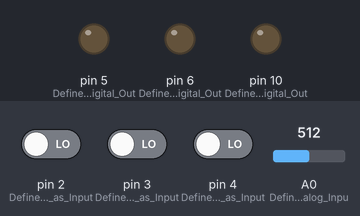
A sketch run on a simulated Arduino Uno, built with avr-gcc and run on an emulated ATmega328P. On the bench: output pins drawn as LEDs (lit = HIGH). The test bench sets the inputs (shaded band); at power-on: A0 (Define_PIN_as_Analog_Inpu) = 512, pin 2 (Define_PIN_as_Input) LOW, pin 3 (Define_PIN_as_Input) LOW, pin 4 (Define_PIN_as_Input) LOW.

Above: at 1.2 s.
1.3 s: A0 (Define_PIN_as_Analog_Inpu) set to 107
2.8 s: A0 (Define_PIN_as_Analog_Inpu) set to 95
At 3.9 s:
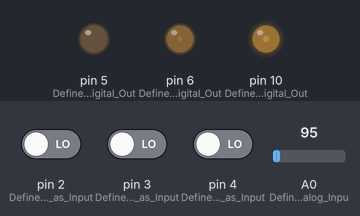
4.3 s: pin 2 (Define_PIN_as_Input) driven HIGH
At 4.47 s:
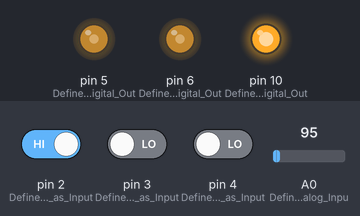
Timing chart, 0 to 4.6 s (numbered marks = the images above; inputs shaded):
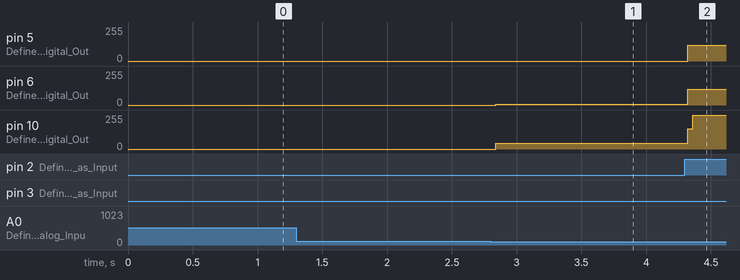

Measured:
- after the input at 2.8 s, pin 6 (Define_PIN_as_Digital_Out): 0/255 → 6/255 at once; pin 10 (Define_PIN_as_Digital_Out): 0/255 → 45/255 at once

The sketch:

main.ino
```cpp
//***************************************************************************************
//**************** ARDUINO CODE FOR SMART STREET LIGHT **********************************
//***************************************************************************************
// Authors -
// 1. Ramanpreet Kaur
// 2. Shikha Singhal
// 3. Simran Priyashi
// 4. Trishna Aryal
//*********************************** DECLARATIONS **************************************

int ir1=2;                                  //IR Sensor 1
int ir2=3;                                  //IR Sensor 2
int ir3=4;                                  //IR Sensor 3
int led1=5;                                 //Output LEDs 1
int led2=6;                                 //Output LEDs 2
int led3=10;       //Output LEDs 3

//*************************************** VOID SETUP ***********************************
void setup()
{
    pinMode(2,INPUT);                       //Define PIN as Input
    pinMode(3,INPUT);                       //Define PIN as Input
    pinMode(4,INPUT);                       //Define PIN as Input
    pinMode(5,OUTPUT);                      //Define PIN as Digital Output
    pinMode(6,OUTPUT);                      //Define PIN as Digital Output
    pinMode(10,OUTPUT);                     //Define PIN as Digital Output
    pinMode(A0,INPUT);                      //Define PIN as Analog Input
    Serial.begin(9600);                     //Define Baudrate for Serial Communication
}

//*************************************** VOID LOOP ***********************************
void loop()
{
    int ir1value=digitalRead(2);            //Detect Presence of Vehicle by IR Sensors (Respective irValue will become high)
    int ir2value=digitalRead(3);
    int ir3value=digitalRead(4);
    int sensorvalue=analogRead(A0);         //Read input from LDR to detect presence of light outside or day time

    if(sensorvalue<=100&&sensorvalue>0)     //Turn ON Lights only if light density is dim outside
    {
        analogWrite(5,300);                 //Analog Control to control intensity of street light
        analogWrite(6,300);
        analogWrite(10,300);
        if(ir1value==1)                     //Vehicle is detected by IR sensor
        {
            digitalWrite(5,HIGH);
            digitalWrite(6,HIGH);
        }
        else if(ir2value==1)
        {
            digitalWrite(6,HIGH);
            digitalWrite(10,HIGH);
        }
        else if(ir3value==1)
        {
            digitalWrite(10,HIGH);
        }
        else                                //If no vehicle detected turn OFF all the lights
        {
            analogWrite(5,0);
            analogWrite(6,0);
            analogWrite(10,0);
        }
    }
}
//********************************* END OF CODE ***************************************************
```
